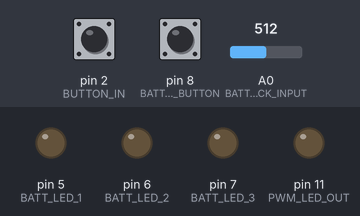
Bench run of a sketch on a simulated Arduino Uno, built with avr-gcc and run on an emulated ATmega328P. Shown: output pins drawn as LEDs (lit = HIGH). The test bench sets the inputs (shaded band); at power-on: pin 8 (BATT_CHECK_BUTTON) LOW, pin 2 (BUTTON_IN) LOW, A0 (BATT_CHECK_INPUT) = 512.

Above: at 1.2 s.
1.3 s: pin 8 (BATT_CHECK_BUTTON) pulled HIGH for 3.2 s
At 1.9 s:
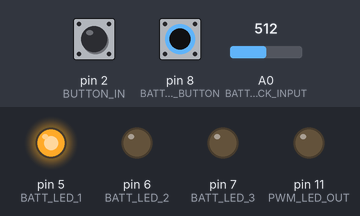
6.8 s: pin 2 (BUTTON_IN) pulled HIGH for 0.15 s
At 8.4 s:
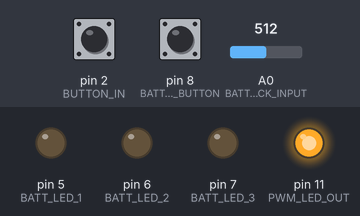
8.9 s: pin 8 (BATT_CHECK_BUTTON) pulled HIGH for 0.15 s
At 10.1 s:
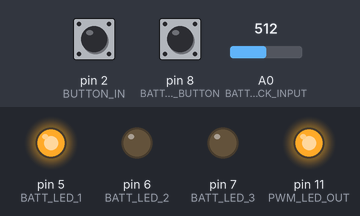
12.0 s: pin 2 (BUTTON_IN) pulled HIGH for 1 s
At 14.7 s:
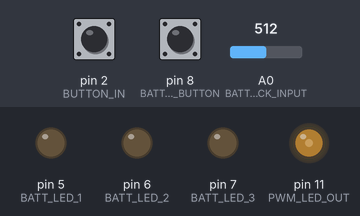
15.0 s: pin 8 (BATT_CHECK_BUTTON) pulled HIGH for 1 s
At 15.9 s:
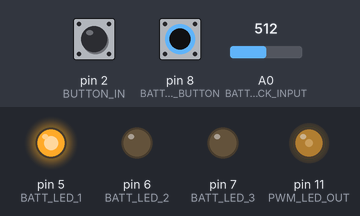
Timing chart, 0 to 18.5 s (numbered marks = the images above; inputs shaded):
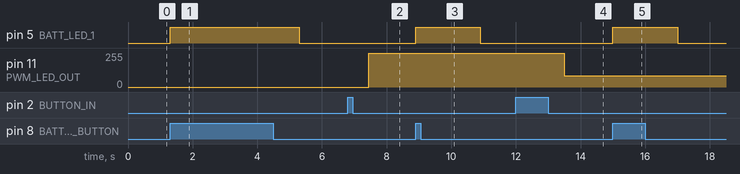

The sketch:

light-code-v1.ino
```cpp
#define FLASH_RATE 2
#define BUTTON_IN 2
#define PWM_LED_OUT 11
#define BATT_CHECK_INPUT A0
#define BATT_CHECK_BUTTON 8
#define BATT_LED_1 5
#define BATT_LED_2 6
#define BATT_LED_3 7
#define DEBOUNCE_DELAY 500
#define BATTERY_INDICATION_TIME 2000

int operating_mode = 0; // operating_mode: 0 - off, 1 - bright, 2 - mid, 3 - dim, 4 - flash
int BUTTON_PUSHED = 0;
int previous_button_state = 0;
int PWM_OUT = 0;
int LED_STATE = LOW;
int PWM_MAX = 255;
int BATT_BUTTON_PUSHED = 0;
int voltage = 0;
int previousMillis = 0;
int currentMillis = 0;

int currentState;
int lastState;

void setup() {

  // define all input and output pins
  pinMode(BUTTON_IN, INPUT);
  pinMode(BATT_CHECK_BUTTON, INPUT);
  pinMode(PWM_LED_OUT, OUTPUT);
  pinMode(BATT_LED_1, OUTPUT);
  pinMode(BATT_LED_2, OUTPUT);
  pinMode(BATT_LED_3, OUTPUT);

  digitalWrite(BUTTON_IN, LOW);
  digitalWrite(PWM_LED_OUT, LED_STATE);

  attachInterrupt(digitalPinToInterrupt(BUTTON_IN), button_pushed, FALLING);
}

void loop() {
  check_button_press();
  operating_mode_switch();

  if (digitalRead(BATT_CHECK_BUTTON)==HIGH){ //for battery indication
    check_battery_button();
  }
}


void operating_mode_switch(){
  switch (operating_mode) {
      case 0:
        digitalWrite(PWM_LED_OUT, LOW);
        previousMillis = 0;
        break;
      case 1:
        PWM_OUT = PWM_MAX;
        shine_led();
        break;
      case 2:
        PWM_OUT = int(PWM_MAX/3);
        shine_led();
        break;
      case 3:
        PWM_OUT = int(PWM_MAX/8);
        shine_led();
        break;
      case 4:
        flash_the_light();
        break;
    }
}

void flash_the_light() {
  int period = 1000/(FLASH_RATE * 2);
  unsigned long currentMillis = millis();

  if (currentMillis - previousMillis >= period) {
    // saves the last time you blinked the LED
    previousMillis = currentMillis;

    // if the LED is off turn it on and vice-versa:
    if (LED_STATE == LOW) {
      LED_STATE = HIGH;
    } else {
      LED_STATE = LOW;
    }

    // set the LED with the ledState of the variable:
    digitalWrite(PWM_LED_OUT, LED_STATE);
  }
}

void shine_led(){
  analogWrite(PWM_LED_OUT, PWM_OUT);
}

void battery_indicator(float voltage){

  if(voltage > 8 ){ // turns on all 3 lights
    digitalWrite(BATT_LED_1, HIGH);
    digitalWrite(BATT_LED_2, HIGH);
    digitalWrite(BATT_LED_3, HIGH);

  }
  if (voltage <= 8 && voltage > 6.5){ // turns on 2 lights
    digitalWrite(BATT_LED_1, HIGH);
    digitalWrite(BATT_LED_2, HIGH);

  }
  if (voltage <= 6.5 && voltage > 0){ // turns on all 1 light
    digitalWrite(BATT_LED_1, HIGH);
  }

}

void check_button_press() {
  if (BUTTON_PUSHED == 1){
    lastState = digitalRead(BUTTON_IN);
    delay(DEBOUNCE_DELAY);
    currentState = digitalRead(BUTTON_IN);

    if (currentState == lastState){
      if (operating_mode == 4){
        operating_mode = 0;
      }
      else{
        operating_mode = operating_mode + 1;
      }
    }
    BUTTON_PUSHED = 0;
  }
}

void check_battery_button() { // bell and whistle
  unsigned int sensorValue = analogRead(BATT_CHECK_INPUT); //read the A0 pin value
  float voltage = sensorValue * (5.00 / 1023.00) * 2; //convert the value to a true voltage.

  battery_indicator(voltage);
  delay(BATTERY_INDICATION_TIME); // battery indicator on for only 2 seconds

  digitalWrite(BATT_LED_1, LOW);
  digitalWrite(BATT_LED_2, LOW);
  digitalWrite(BATT_LED_3, LOW);
  BATT_BUTTON_PUSHED = 0;
}

void button_pushed() {
  BUTTON_PUSHED = 1;
}

void batt_button_pushed(){
  BATT_BUTTON_PUSHED = 1;
}
```

Measured:
- after the input at 1.3 s, pin 5 (BATT_LED_1): LOW → HIGH at once, → LOW 4.0 s later
- after the input at 6.8 s, pin 11 (PWM_LED_OUT): 0/255 → 255/255 after 0.65 s
- after the input at 8.9 s, pin 5 (BATT_LED_1): LOW → HIGH at once, → LOW 2.0 s later
- after the input at 12.0 s, pin 11 (PWM_LED_OUT): 255/255 → 85/255 after 1.5 s
- after the input at 15.0 s, pin 5 (BATT_LED_1): LOW → HIGH at once, → LOW 2.0 s later
